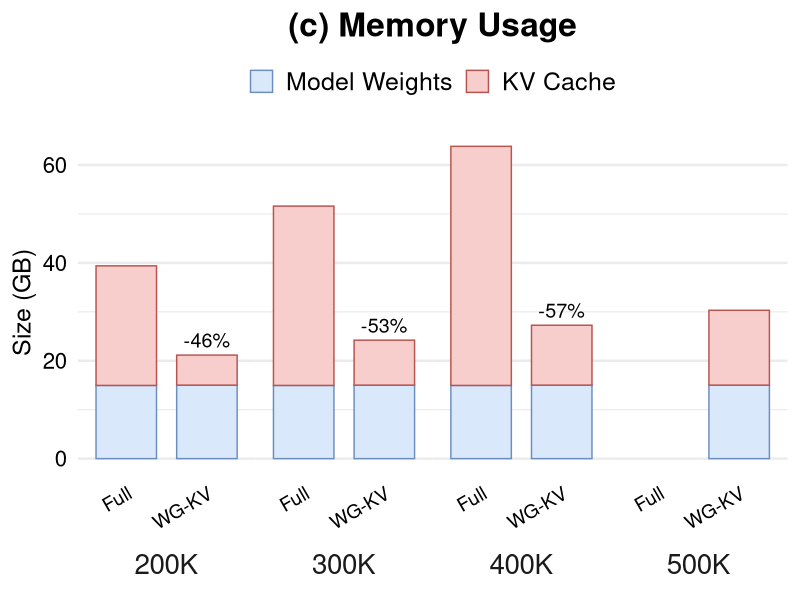

Recreate this plot in R.
library(tidyverse)

data <- read_csv("data/perf_3.csv") %>%
  mutate(
    tokens = fct_inorder(tokens),
    method = fct_inorder(method),
    component = fct_inorder(component)
  ) %>%
  group_by(tokens, method) %>%
  mutate(total_latency = sum(size)) %>%
  ungroup()

reduction_labels <- data %>%
  distinct(tokens, method, total_latency) %>%
  group_by(tokens) %>%
  mutate(
    vanilla_latency = total_latency[method == "Full"],
    reduction = (total_latency - vanilla_latency) / vanilla_latency,
    label = if_else(
      method == "WG-KV",
      scales::label_percent(accuracy = 1)(reduction),
      ""
    )
  ) %>%
  ungroup()

fig <- ggplot(data, aes(x = method, y = size, fill = component, colour = component)) +
  geom_col(width = 0.75, position = position_stack(reverse = TRUE)) +
  geom_text(
    data = reduction_labels,
    aes(x = method, y = total_latency, label = label),
    vjust = -0.5,
    size = 5,
    inherit.aes = FALSE
  ) +
  facet_grid(. ~ tokens, switch = "x") +
  scale_fill_manual(
    values = c("Model Weights" = "#DAE8FC", "KV Cache" = "#F8CECC"),
  ) +
  scale_colour_manual(
    values = c("Model Weights" = "#6C8EBF", "KV Cache" = "#B85450"),
  ) +
  labs(
    title = "(c) Memory Usage",
    x = NULL,
    y = "Size (GB)",
  ) +
  theme_minimal(base_size = 18) +
  theme(
    plot.title = element_text(size = 24, hjust = 0.5, face = "bold"),
    legend.position = "top",
    legend.title = element_blank(),
    legend.text = element_text(size = 18),
    axis.text.x = element_text(size = 14, colour = "black", angle = 30, hjust = 1),
    axis.text.y = element_text(size = 16, colour = "black"),
    strip.text.x = element_text(size = 20),
    strip.placement = "outside",
    panel.spacing = unit(0, "cm"),
    panel.grid.major.x = element_blank(),
    panel.grid.minor.x = element_blank(),
  )

ggsave("perf_3.pdf", fig, width = 5.0, height = 4.5, units = "in")
